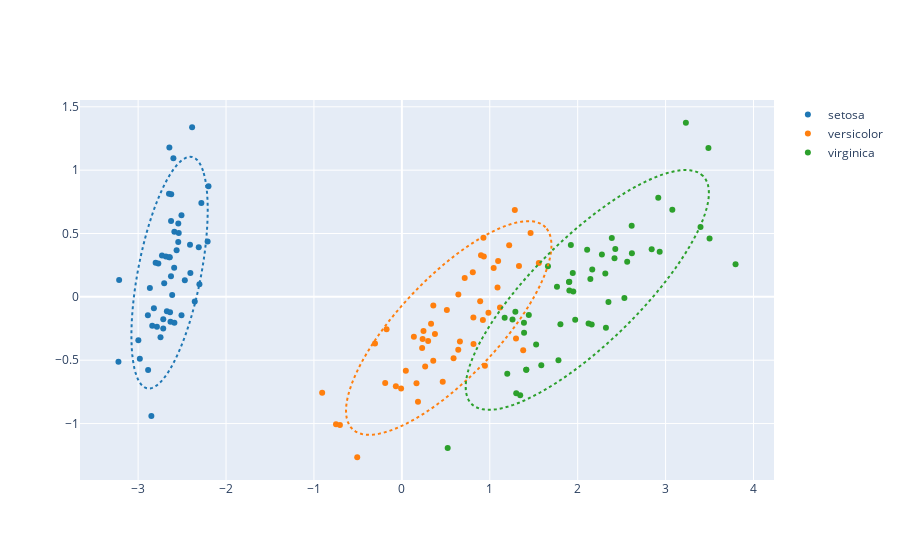

Source (notebook cell):
### Code cell
import numpy as np


def confidence_ellipse(x, y, n_std=1.96, size=100):
    """
    Get the covariance confidence ellipse of *x* and *y*.
    Parameters
    ----------
    x, y : array-like, shape (n, )
        Input data.
    n_std : float
        The number of standard deviations to determine the ellipse's radiuses.
    size : int
        Number of points defining the ellipse
    Returns
    -------
    String containing an SVG path for the ellipse

    References (H/T)
    ----------------
    https://matplotlib.org/3.1.1/gallery/statistics/confidence_ellipse.html
    https://community.plotly.com/t/arc-shape-with-path/7205/5
    """
    if x.size != y.size:
        raise ValueError("x and y must be the same size")

    cov = np.cov(x, y)
    pearson = cov[0, 1] / np.sqrt(cov[0, 0] * cov[1, 1])
    # Using a special case to obtain the eigenvalues of this
    # two-dimensionl dataset.
    ell_radius_x = np.sqrt(1 + pearson)
    ell_radius_y = np.sqrt(1 - pearson)
    theta = np.linspace(0, 2 * np.pi, size)
    ellipse_coords = np.column_stack(
        [ell_radius_x * np.cos(theta), ell_radius_y * np.sin(theta)]
    )

    # Calculating the stdandard deviation of x from
    # the squareroot of the variance and multiplying
    # with the given number of standard deviations.
    x_scale = np.sqrt(cov[0, 0]) * n_std
    x_mean = np.mean(x)

    # calculating the stdandard deviation of y ...
    y_scale = np.sqrt(cov[1, 1]) * n_std
    y_mean = np.mean(y)

    translation_matrix = np.tile([x_mean, y_mean], (ellipse_coords.shape[0], 1))
    rotation_matrix = np.array(
        [[np.cos(np.pi / 4), np.sin(np.pi / 4)], [-np.sin(np.pi / 4), np.cos(np.pi / 4)]]
    )
    scale_matrix = np.array([[x_scale, 0], [0, y_scale]])
    ellipse_coords = (
        ellipse_coords.dot(rotation_matrix).dot(scale_matrix) + translation_matrix
    )

    path = f"M {ellipse_coords[0, 0]}, {ellipse_coords[0, 1]}"
    for k in range(1, len(ellipse_coords)):
        path += f"L{ellipse_coords[k, 0]}, {ellipse_coords[k, 1]}"
    path += " Z"
    return path


""" EXAMPLE """
from plotly import graph_objects as go
from plotly.colors import DEFAULT_PLOTLY_COLORS
from sklearn.datasets import load_iris
from sklearn.decomposition import PCA

iris = load_iris()

pca = PCA(n_components=2)
scores = pca.fit_transform(iris.data)

fig = go.Figure()

for target_value, target_name in enumerate(iris.target_names):
    color = DEFAULT_PLOTLY_COLORS[target_value]
    fig.add_trace(
        go.Scatter(
            x=scores[iris.target == target_value, 0],
            y=scores[iris.target == target_value, 1],
            name=target_name,
            mode="markers",
            marker={"color": color},
        )
    )

    fig.add_shape(
        type="path",
        path=confidence_ellipse(
            scores[iris.target == target_value, 0],
            scores[iris.target == target_value, 1],
        ),
        line={"dash": "dot"},
        line_color=color,
    )

fig.show()
